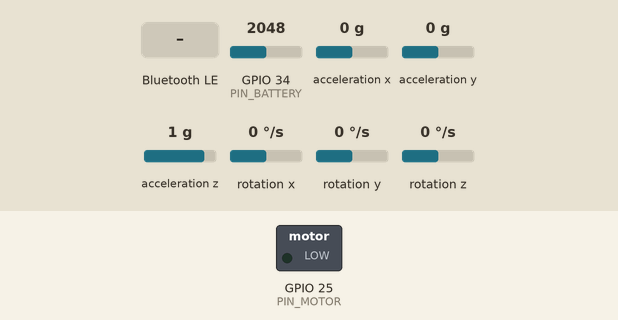
Bench run of a sketch on a simulated ESP32. Shown: switched loads named in the sketch (green lamp = pin HIGH). Wiring (inferred from the names in the program): MPU-6050 motion sensor at I2C address 0x68. Inputs (shaded band) come from the test bench; at power-on: GPIO 34 (PIN_BATTERY) = 2048, acceleration x 0 g, acceleration y 0 g, acceleration z 1 g, rotation x 0 °/s, rotation y 0 °/s, rotation z 0 °/s (analog values on the 0–4095 scale). Nothing arrives over Bluetooth unless stated; a phone connects over Bluetooth LE 3 s after start; what the sketch prints to the serial monitor is not drawn.

Above: at 1.2 s.
1.3 s: Bluetooth LE write "buzz:2" received
At 1.55 s:
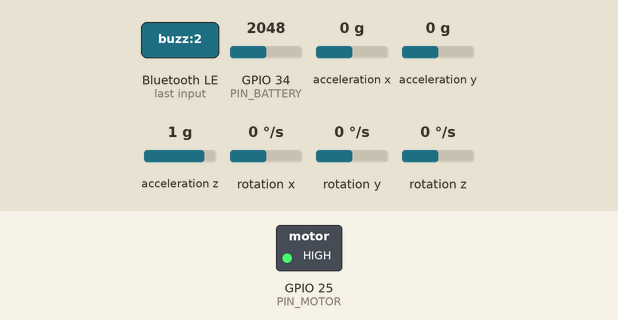
Timing chart, 0 to 4.3 s (numbered marks = the images above; inputs shaded):
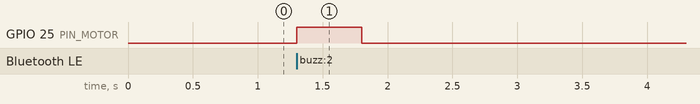

Measured:
- after the input at 1.3 s, GPIO 25 (PIN_MOTOR): LOW → HIGH at once, → LOW 0.50 s later

The sketch:

align_esp32.ino
```cpp
/*
 * ALIGN — ESP32 posture sensor firmware
 *
 * Pairs with the ALIGN iOS app. Reads tilt from an MPU-6050, notifies the app
 * ~10x/second, and buzzes a vibration motor when posture slips.
 *
 * Board:  any ESP32 dev board (Arduino core for ESP32 installed, 2.x or 3.x)
 * Wiring: MPU-6050  SDA -> GPIO21, SCL -> GPIO22, VCC -> 3V3, GND -> GND
 *         Vibration motor driver -> GPIO25
 *         Battery divider (2x 100k from VBAT to GND) -> GPIO34
 *
 * None of that wiring is required to get connected. With no MPU-6050 attached
 * the sketch streams a slow sweep instead of real tilt, so a bare dev board
 * still pairs with the website and moves the gauge — flash it, open the site,
 * press Connect.
 *
 * The UUIDs below must match web/js/protocol.js.
 */

#include <BLEDevice.h>
#include <BLEServer.h>
#include <BLEUtils.h>
#include <Wire.h>
#include <math.h>

// The Bluedroid cores (2.x, 3.x) need a BLE2902 descriptor before a client can
// subscribe. The NimBLE-based cores add it themselves and don't ship the
// header, so only include it when it's there.
#if __has_include(<BLE2902.h>)
  #include <BLE2902.h>
  #define ALIGN_HAS_BLE2902 1
#endif

// ---------------------------------------------------------------- constants

#define SERVICE_UUID   "A11C0001-7E9C-4D2B-9B3A-2F5C9D1E0001"
#define POSTURE_UUID   "A11C0002-7E9C-4D2B-9B3A-2F5C9D1E0002"
#define BUZZ_UUID      "A11C0003-7E9C-4D2B-9B3A-2F5C9D1E0003"
#define COMMAND_UUID   "A11C0004-7E9C-4D2B-9B3A-2F5C9D1E0004"

static const char *DEVICE_NAME = "ALIGN";

static const int PIN_MOTOR   = 25;
static const int PIN_BATTERY = 34;

static const uint8_t MPU_ADDR = 0x68;

// Notify at 10 Hz — matches what the app expects for a smooth gauge.
static const unsigned long SAMPLE_MS = 100;

// Buzz once posture has been bad for this long, then hold off this long.
static const unsigned long BAD_POSTURE_GRACE_MS = 4000;
static const unsigned long BUZZ_COOLDOWN_MS     = 15000;
// Degrees away from the calibrated upright angle that counts as bad posture.
static const float BAD_ANGLE_DEG = 15.0f;

// Complementary-filter weight for the gyro vs the accelerometer.
static const float FILTER_ALPHA = 0.96f;

// ---------------------------------------------------------------- state

BLECharacteristic *postureChar = nullptr;
bool deviceConnected = false;

bool mpuPresent = false;                // false -> stream a demo sweep instead
float pitch = 0, roll = 0;              // degrees, filtered
float basePitch = 0, baseRoll = 0;      // device-side upright reference
uint8_t buzzSeconds = 2;                // 0 = off, else buzz duration
uint16_t sequence = 0;

unsigned long lastSampleMs = 0;
unsigned long badSinceMs = 0;
unsigned long lastBuzzMs = 0;
unsigned long buzzUntilMs = 0;

// ---------------------------------------------------------------- MPU-6050

void mpuWrite(uint8_t reg, uint8_t value) {
  Wire.beginTransmission(MPU_ADDR);
  Wire.write(reg);
  Wire.write(value);
  Wire.endTransmission();
}

// True if an MPU-6050 answers on the I2C bus.
bool mpuDetect() {
  Wire.beginTransmission(MPU_ADDR);
  return Wire.endTransmission() == 0;
}

bool mpuBegin() {
  Wire.begin(21, 22);
  if (!mpuDetect()) return false;
  mpuWrite(0x6B, 0x00);  // wake up
  mpuWrite(0x1C, 0x00);  // accel +/- 2g
  mpuWrite(0x1B, 0x00);  // gyro +/- 250 deg/s
  return true;
}

// No sensor wired yet: sweep in and out of "bad posture" so the website has
// something to draw and the BLE link can be checked on its own.
void simulateTilt(float dt) {
  static float t = 0;
  t += dt;
  pitch = 12.0f + sinf(t / 14.0f) * 13.0f + sinf(t / 2.3f) * 2.5f;
  roll = sinf(t / 21.0f) * 9.0f + cosf(t / 3.1f) * 1.5f;
}

// Reads accel + gyro and updates the filtered pitch/roll, in degrees.
void mpuUpdate(float dt) {
  Wire.beginTransmission(MPU_ADDR);
  Wire.write(0x3B);
  Wire.endTransmission(false);
  Wire.requestFrom((int)MPU_ADDR, 14, true);
  if (Wire.available() < 14) return;

  int16_t ax = Wire.read() << 8 | Wire.read();
  int16_t ay = Wire.read() << 8 | Wire.read();
  int16_t az = Wire.read() << 8 | Wire.read();
  Wire.read(); Wire.read();                       // temperature, unused
  int16_t gx = Wire.read() << 8 | Wire.read();
  int16_t gy = Wire.read() << 8 | Wire.read();
  Wire.read(); Wire.read();                       // gz, unused

  float axg = ax / 16384.0f, ayg = ay / 16384.0f, azg = az / 16384.0f;
  float accPitch = atan2f(-axg, sqrtf(ayg * ayg + azg * azg)) * 180.0f / PI;
  float accRoll  = atan2f(ayg, azg) * 180.0f / PI;

  float gyroPitch = gy / 131.0f;   // deg/s
  float gyroRoll  = gx / 131.0f;

  pitch = FILTER_ALPHA * (pitch + gyroPitch * dt) + (1 - FILTER_ALPHA) * accPitch;
  roll  = FILTER_ALPHA * (roll  + gyroRoll  * dt) + (1 - FILTER_ALPHA) * accRoll;
}

// ---------------------------------------------------------------- battery

// 2:1 divider into a 3.3V ADC, mapped across a 3.0-4.2V LiPo curve.
uint8_t batteryPercent() {
  int raw = analogRead(PIN_BATTERY);
  float volts = (raw / 4095.0f) * 3.3f * 2.0f;
  float pct = (volts - 3.0f) / (4.2f - 3.0f) * 100.0f;
  if (pct < 0) pct = 0;
  if (pct > 100) pct = 100;
  return (uint8_t)pct;
}

// ---------------------------------------------------------------- BLE

class ServerCallbacks : public BLEServerCallbacks {
  void onConnect(BLEServer *server) override {
    deviceConnected = true;
  }
  void onDisconnect(BLEServer *server) override {
    deviceConnected = false;
    server->startAdvertising();   // let the app find us again
  }
};

// `auto` keeps this compiling on both Arduino-ESP32 2.x (std::string) and
// 3.x (Arduino String).
class BuzzCallbacks : public BLECharacteristicCallbacks {
  void onWrite(BLECharacteristic *characteristic) override {
    auto value = characteristic->getValue();
    if (value.length() == 0) return;

    // One raw byte from the website, or "buzz:2" from a serial-style client.
    if (value.length() == 1 && (uint8_t)value[0] <= 60) {
      buzzSeconds = (uint8_t)value[0];
      return;
    }
    for (size_t i = 0; i < value.length(); i++) {
      if (value[i] >= '0' && value[i] <= '9') {
        buzzSeconds = (uint8_t)(value[i] - '0');
        return;
      }
    }
  }
};

class CommandCallbacks : public BLECharacteristicCallbacks {
  void onWrite(BLECharacteristic *characteristic) override {
    auto value = characteristic->getValue();
    if (value.length() == 0) return;

    uint8_t code = (uint8_t)value[0];
    if (code == 'c' || code == 'C') code = 0x01;   // "calibrate"
    if (code == 'b' || code == 'B') code = 0x02;   // "buzz-test"

    switch (code) {
      case 0x01:                       // calibrate: this is upright
        basePitch = pitch;
        baseRoll = roll;
        break;
      case 0x02:                       // test buzz
        buzzUntilMs = millis() + 400;
        digitalWrite(PIN_MOTOR, HIGH);
        break;
    }
  }
};

void startBLE() {
  BLEDevice::init(DEVICE_NAME);
  BLEServer *server = BLEDevice::createServer();
  server->setCallbacks(new ServerCallbacks());

  BLEService *service = server->createService(SERVICE_UUID);

  postureChar = service->createCharacteristic(
      POSTURE_UUID, BLECharacteristic::PROPERTY_NOTIFY | BLECharacteristic::PROPERTY_READ);
#ifdef ALIGN_HAS_BLE2902
  postureChar->addDescriptor(new BLE2902());
#endif

  BLECharacteristic *buzz = service->createCharacteristic(
      BUZZ_UUID, BLECharacteristic::PROPERTY_WRITE | BLECharacteristic::PROPERTY_READ);
  buzz->setCallbacks(new BuzzCallbacks());

  BLECharacteristic *command = service->createCharacteristic(
      COMMAND_UUID, BLECharacteristic::PROPERTY_WRITE);
  command->setCallbacks(new CommandCallbacks());

  service->start();

  BLEAdvertising *advertising = BLEDevice::getAdvertising();
  // The website filters the chooser on this service UUID, so it has to be in
  // the advertisement, not just in the GATT table.
  advertising->addServiceUUID(SERVICE_UUID);
  advertising->setScanResponse(true);
  advertising->setMinPreferred(0x06);   // helps some phones connect reliably
  advertising->setMinPreferred(0x12);
  BLEDevice::startAdvertising();
}

// Packet layout the app decodes in DeviceReading(packet:).
void notifyPosture() {
  if (!deviceConnected || postureChar == nullptr) return;

  int16_t p = (int16_t)roundf(pitch * 100.0f);
  int16_t r = (int16_t)roundf(roll * 100.0f);
  uint8_t packet[8];
  packet[0] = p & 0xFF;
  packet[1] = (p >> 8) & 0xFF;
  packet[2] = r & 0xFF;
  packet[3] = (r >> 8) & 0xFF;
  packet[4] = batteryPercent();
  packet[5] = (millis() < buzzUntilMs) ? 0x01 : 0x00;
  packet[6] = sequence & 0xFF;
  packet[7] = (sequence >> 8) & 0xFF;
  sequence++;

  postureChar->setValue(packet, sizeof(packet));
  postureChar->notify();
}

// ---------------------------------------------------------------- buzz logic

void updateBuzz(unsigned long now) {
  if (buzzUntilMs != 0 && now >= buzzUntilMs) {
    digitalWrite(PIN_MOTOR, LOW);
    buzzUntilMs = 0;
  }
  if (buzzSeconds == 0) return;

  float dp = pitch - basePitch;
  float dr = roll - baseRoll;
  float deviation = sqrtf(dp * dp + dr * dr);

  if (deviation < BAD_ANGLE_DEG) {
    badSinceMs = 0;
    return;
  }
  if (badSinceMs == 0) {
    badSinceMs = now;
    return;
  }
  if (now - badSinceMs < BAD_POSTURE_GRACE_MS) return;
  if (now - lastBuzzMs < BUZZ_COOLDOWN_MS) return;

  lastBuzzMs = now;
  buzzUntilMs = now + (unsigned long)buzzSeconds * 1000UL;
  digitalWrite(PIN_MOTOR, HIGH);
}

// ---------------------------------------------------------------- sketch

void setup() {
  Serial.begin(115200);
  pinMode(PIN_MOTOR, OUTPUT);
  digitalWrite(PIN_MOTOR, LOW);
  analogReadResolution(12);

  mpuPresent = mpuBegin();
  startBLE();

  Serial.println();
  Serial.print("ALIGN advertising as \"");
  Serial.print(DEVICE_NAME);
  Serial.println("\" — open the website and press Connect.");
  Serial.println(mpuPresent
      ? "MPU-6050 found: streaming real tilt."
      : "No MPU-6050 on I2C: streaming a demo sweep so the link can be tested.");
}

void loop() {
  unsigned long now = millis();
  if (now - lastSampleMs < SAMPLE_MS) return;

  float dt = (now - lastSampleMs) / 1000.0f;
  if (dt > 1.0f) dt = SAMPLE_MS / 1000.0f;   // first pass / after a stall
  lastSampleMs = now;

  if (mpuPresent) mpuUpdate(dt);
  else simulateTilt(dt);

  updateBuzz(now);
  notifyPosture();
}
```
